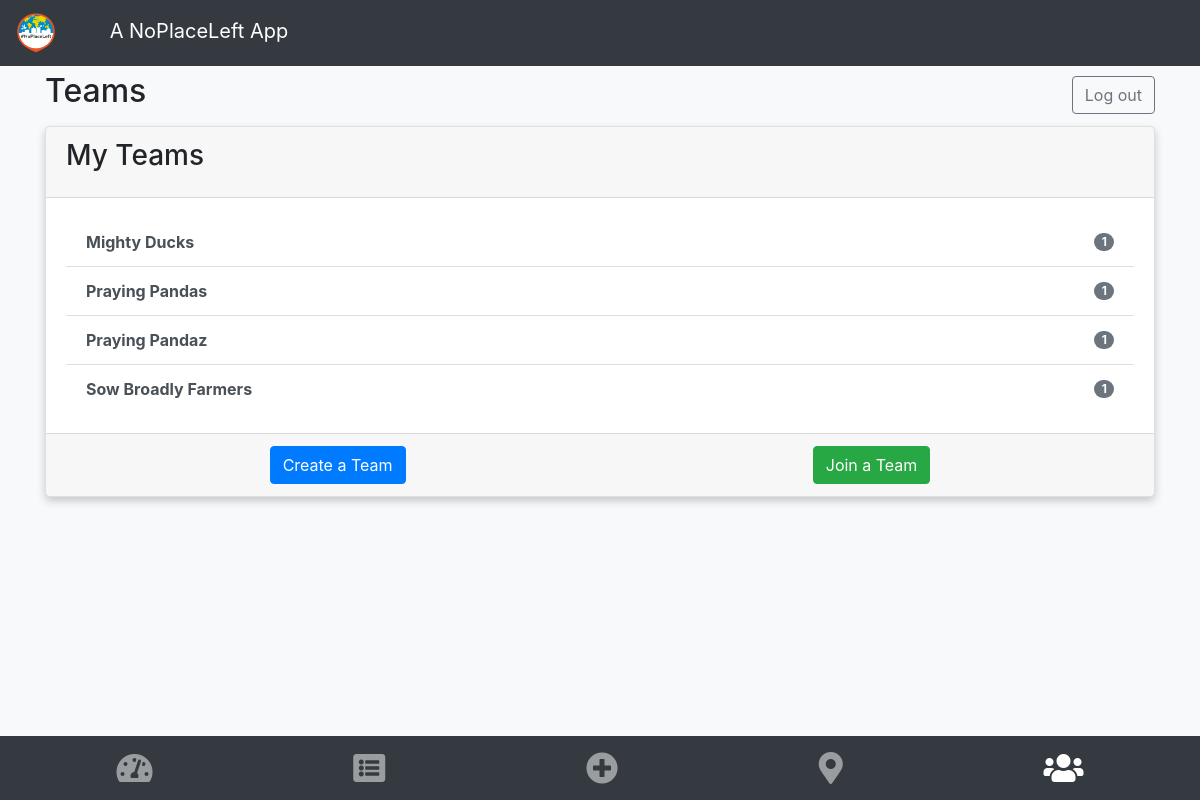
The page /npl/settings/ (signed in) on the database its author committed.
### npl/models.py (models this page shows)
class Team(models.Model):
    team_name = models.CharField(max_length=40)
    creation_date = models.DateTimeField(blank=True)
    members = models.ManyToManyField(Laborer)
    number_of_members = models.IntegerField(default=1)

### npl/views.py (the view)
# urls.py: path('settings/', views.view_settings, name="settings"),
def view_settings(request):
    my_laborer_id = get_laborer_id(request)
    my_teams_list = Team.objects.all().filter(members__id=my_laborer_id)
    other_team_members_list = []
    for team in my_teams_list:
        other_team_members = team.members.all().exclude(id=my_laborer_id)
        other_team_members_list.append(other_team_members)
    print('my team MEMBERS = {}'.format(other_team_members_list))
    return render(request, 'npl/settings.html', {'my_teams_list': my_teams_list,
                                                 'other_team_members_list': other_team_members_list,
                                                 })

### npl/views.py (called while the page is built)
def get_laborer_id(request):
    user_id = request.user.id
    return Laborer.objects.get(user__id=user_id).id

### npl/templates/npl/settings.html (shortened to what this page needs)
{% extends "base.html" %}
{% block content %}
<div class="d-flex justify-content-between align-items-center">
    <h2>Teams</h2>
    <a class="btn btn-outline-secondary" href="{% url 'npl:logout' %}">Log out</a>
</div>
<div class="card shadow my-2">
    <div class="card-header d-flex justify-content-between align-items-center">
        <h3 class="card-title">My Teams</h3>
    </div>
    <div class="card-body">
        {% if my_teams_list %}
         <div class="list-group list-group-flush d-flex justify-content-between">
                       {% for team in my_teams_list %}
                    <a class="list-group-item list-group-item-action d-flex justify-content-between align-items-center"
                       href="{% url 'npl:team_detail' team.id %}">
                        <strong>{{team.team_name}}</strong>
                        <span class="badge badge-pill badge-secondary">{{ team.number_of_members }}</span>
                    </a>
                 {% endfor %}
         </div>
        {% else %}
        <p>You haven't joined any teams yet!</p>
        {% endif %}
    </div>
    <div class="card-footer">
        <div class="d-flex justify-content-around">
            <a class="btn btn-primary" href="{% url 'npl:create_team' %}">Create a Team</a>
            <a class="btn btn-success" href="{% url 'npl:join_team' %}">Join a Team</a>
        </div>
  </div>
</div>
<br />
<br />
{% endblock %}

### npl/templates/base.html (style rules this page uses)
.shadow { box-shadow: 0 4px 8px 0 rgba(0,0,0,0.2); border-radius: 5px; }

### rows shown on the page
Team: team_name "Mighty Ducks", number_of_members "1"
Team: team_name "Praying Pandas", number_of_members "1"
Team: team_name "Praying Pandaz", number_of_members "1"
Team: team_name "Sow Broadly Farmers", number_of_members "1"
